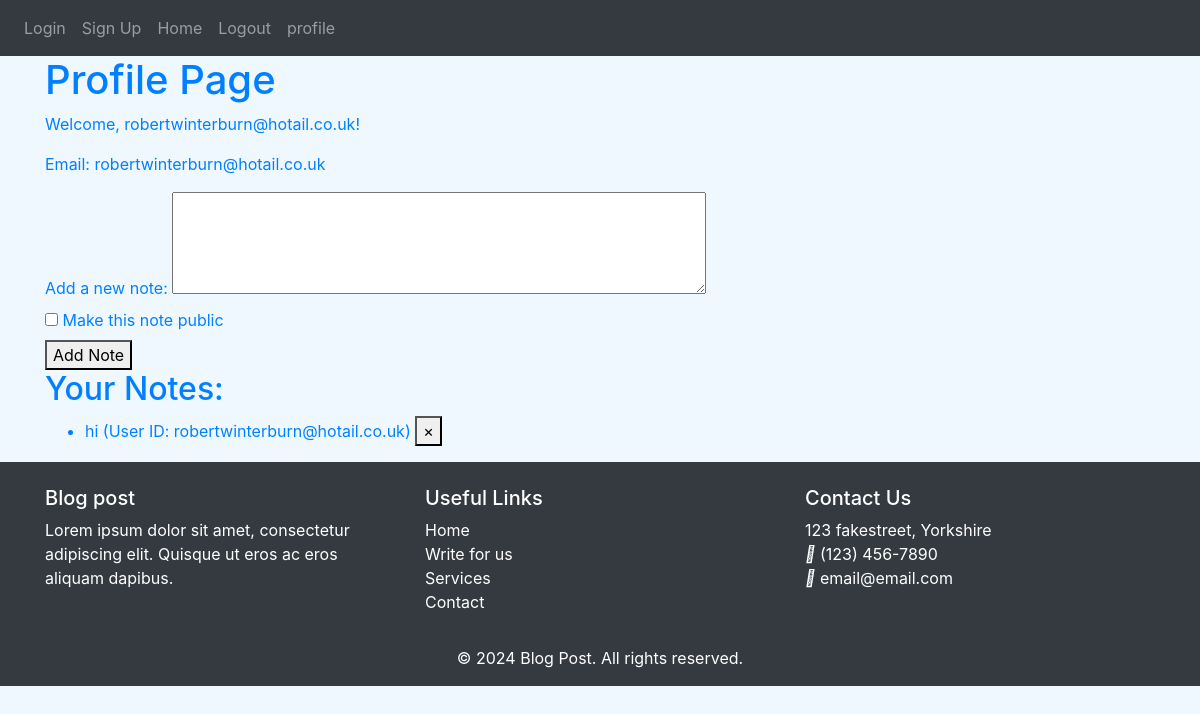
The page /profile (signed in) on the database as committed earlier.
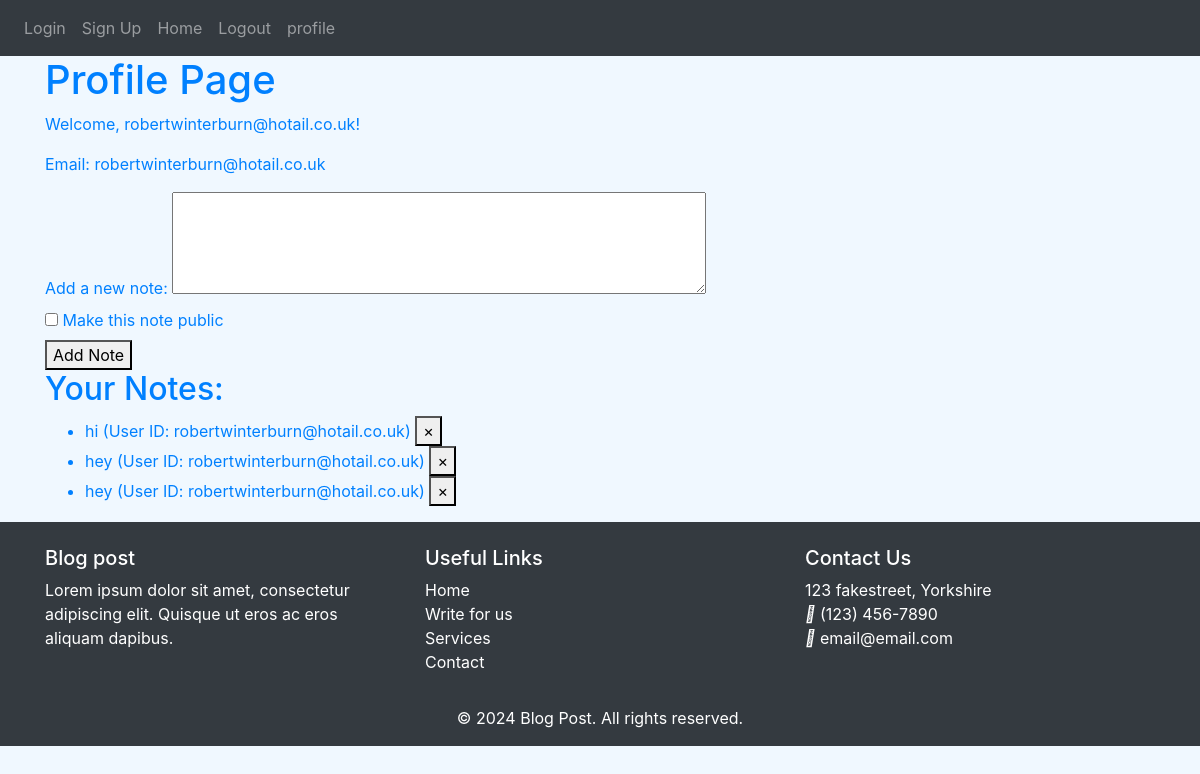
The same page on the database as committed later.
### models.py (models this page shows)
class Note(db.Model):
    __tablename__ = 'notes'
    id = db.Column(db.Integer, primary_key=True)
    data = db.Column(db.String(1000))
    user_id = db.Column(db.Integer, db.ForeignKey('users.id'))
    is_public = db.Column(db.Boolean, default=False)
    user = db.relationship('User', back_populates='notes')

class User(db.Model, UserMixin):
    __tablename__ = 'users'
    id = db.Column(db.Integer, primary_key=True)
    email = db.Column(db.String(150), unique=True)
    password = db.Column(db.String(150))
    first_name = db.Column(db.String(150))
    notes = db.relationship('Note', back_populates='user')

### auth.py (the view, shortened to what this page needs)
@auth.route('/profile', methods=['GET', 'POST'])
def profile():
    user_id = session.get('user_id')
    if not user_id:
        flash('You need to log in to view your profile', category='error')
        return redirect(url_for('auth.login'))
    user = User.query.get(user_id)
    if not user:
        flash('User not found', category='error')
        return redirect(url_for('auth.login'))
    return render_template('profile.html', user=user)

### app/templates/profile.html (shortened to what this page needs)
{% extends "base.html" %}
{% block content %}
</head>
<body>
    <h1>Profile Page</h1>
    <p>Welcome, {{ user.first_name }}!</p>
    <p>Email: {{ user.email }}</p>
    <form method="POST">
        <label for="note">Add a new note:</label>
        <textarea id="note" name="note" rows="4" cols="50"></textarea><br>
        <label for="is_public">
            <input type="checkbox" id="is_public" name="is_public"> Make this note public
        </label><br>
        <button type="submit">Add Note</button>
    </form>
    <h2>Your Notes:</h2>
    <ul>
        {% if user.notes %}
            {% for note in user.notes %}
                <li>{{ note.data }} (User ID: {{ user.first_name }})
                    <button type="button" class="delete" onClick="deleteNote({{ note.id }})">
                        <span aria-hidden="true">&times;</span>
                    </button>
                </li>
            {% endfor %}
        {% else %}
            <li>No notes found.</li>
        {% endif %}
    </ul>
</body>
</html>
{% endblock %}

Rows that differ between the two databases and show on the page:
added Note: data "hey", {{ user.first_name }} "robertwinterburn@hotail.co.uk"
added Note: data "hey", {{ user.first_name }} "robertwinterburn@hotail.co.uk"
